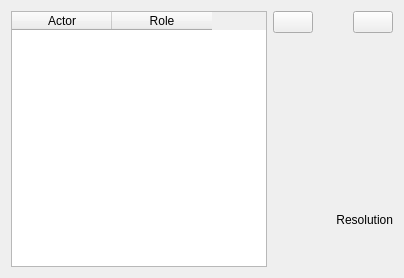
          <widget class="QWidget" name="tab_4">
           <attribute name="title">
            <string>Actors</string>
           </attribute>
           <layout class="QHBoxLayout" name="horizontalLayout_3" stretch="1,0">
            <item>
             <widget class="QTableWidget" name="actors">
              <property name="editTriggers">
               <set>QAbstractItemView::DoubleClicked</set>
              </property>
              <property name="selectionBehavior">
               <enum>QAbstractItemView::SelectRows</enum>
              </property>
              <property name="showGrid">
               <bool>false</bool>
              </property>
              <attribute name="verticalHeaderVisible">
               <bool>false</bool>
              </attribute>
              <column>
               <property name="text">
                <string>Actor</string>
               </property>
              </column>
              <column>
               <property name="text">
                <string>Role</string>
               </property>
              </column>
             </widget>
            </item>
            <item>
             <layout class="QVBoxLayout" name="verticalLayout_9">
              <property name="spacing">
               <number>0</number>
              </property>
              <item>
               <layout class="QHBoxLayout" name="horizontalLayout_9">
                <item>
                 <widget class="QPushButton" name="buttonRemoveActor">
                  <property name="toolTip">
                   <string>Remove Actor</string>
                  </property>
                  <property name="text">
                   <string/>
                  </property>
                  <property name="icon">
                   <iconset resource="../../data/MediaElch.qrc">
                    <normaloff>:/img/minus_white.png</normaloff>:/img/minus_white.png</iconset>
                  </property>
                  <property name="dropShadow" stdset="0">
                   <bool>true</bool>
                  </property>
                 </widget>
                </item>
                <item>
                 <spacer name="horizontalSpacer">
                  <property name="orientation">
                   <enum>Qt::Horizontal</enum>
                  </property>
                  <property name="sizeHint" stdset="0">
                   <size>
                    <width>5</width>
                    <height>20</height>
                   </size>
                  </property>
                 </spacer>
                </item>
                <item>
                 <widget class="QPushButton" name="buttonAddActor">
                  <property name="toolTip">
                   <string>Add Actor</string>
                  </property>
                  <property name="text">
                   <string/>
                  </property>
                  <property name="icon">
                   <iconset resource="../../data/MediaElch.qrc">
                    <normaloff>:/img/plus_white.png</normaloff>:/img/plus_white.png</iconset>
                  </property>
                  <property name="dropShadow" stdset="0">
                   <bool>true</bool>
                  </property>
                 </widget>
                </item>
               </layout>
              </item>
              <item>
               <layout class="QHBoxLayout" name="horizontalLayout_8"/>
              </item>
              <item>
               <widget class="MyLabel" name="actor">
                <property name="minimumSize">
                 <size>
                  <width>120</width>
                  <height>180</height>
                 </size>
                </property>
                <property name="maximumSize">
                 <size>
                  <width>120</width>
                  <height>180</height>
                 </size>
                </property>
                <property name="cursor">
                 <cursorShape>PointingHandCursor</cursorShape>
                </property>
                <property name="toolTip">
                 <string>Click to change</string>
                </property>
                <property name="text">
                 <string/>
                </property>
                <property name="pixmap">
                 <pixmap resource="../../data/MediaElch.qrc">:/img/man.png</pixmap>
                </property>
                <property name="alignment">
                 <set>Qt::AlignCenter</set>
                </property>
                <property name="dropShadow" stdset="0">
                 <bool>true</bool>
                </property>
               </widget>
              </item>
              <item>
               <widget class="QLabel" name="actorResolution">
                <property name="text">
                 <string>Resolution</string>
                </property>
                <property name="alignment">
                 <set>Qt::AlignRight|Qt::AlignTrailing|Qt::AlignVCenter</set>
                </property>
               </widget>
              </item>
              <item>
               <spacer name="verticalSpacer_2">
                <property name="orientation">
                 <enum>Qt::Vertical</enum>
                </property>
                <property name="sizeHint" stdset="0">
                 <size>
                  <width>20</width>
                  <height>40</height>
                 </size>
                </property>
               </spacer>
              </item>
             </layout>
            </item>
           </layout>
          </widget>
